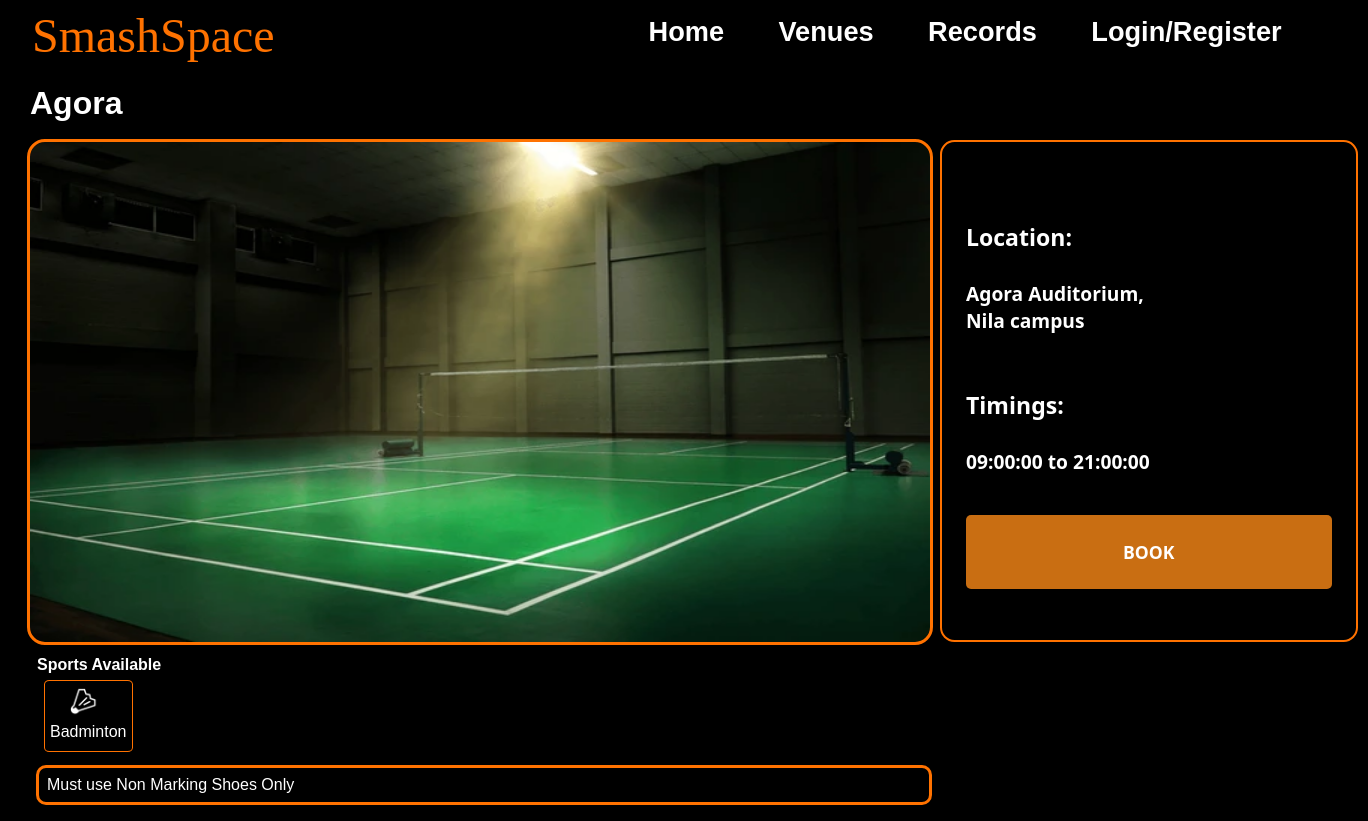
/venues/Agora, run on the app's committed database.
### models.py (models this page shows, shortened)
class Venue(db.Model):
    VenueID = db.Column(db.Integer, primary_key=True, autoincrement = True)
    VenueName = db.Column(db.String(100), nullable=False)
    VenueAddress = db.Column(db.String(500), nullable=False)
    VenueImageURL = db.Column(db.String(200))
    FirstSlot = db.Column(db.Time, nullable = False)
    LastSlot = db.Column(db.Time, nullable = False)
    Sports = db.relationship('Sport', secondary='venue_sport', backref= db.backref('venues', lazy='dynamic'))
    VenueBlog = db.Column(db.String(2000))

class Sport(db.Model):
    SportID = db.Column(db.Integer, primary_key=True, autoincrement=True)
    SportName = db.Column(db.String(100), nullable=False, unique=True)
    SportImageURL= db.Column(db.String(200))

### app.py (the view)
@app.route("/venues/<venuename>", methods=['GET', 'POST'])
def booking_page(venuename):
    venue = Venue.query.filter_by(VenueName=venuename).first()
    if request.method == "POST":
        if current_user.is_authenticated:
            return redirect(url_for("book_venue",venuename=venuename))
        else:
            flash("You have not Logged In","error")
            return redirect(url_for("userlogin"))
    return render_template("Booking_page.html", venue=venue ,messages=get_flashed_messages(), avail_sports=venue.Sports)

### templates/Booking_page.html (shortened to what this page needs)
{% extends 'Base.html' %}
{% block css %}
<link rel="stylesheet" href="/static/css/booking_page.css">
{% endblock %}
{% block content %}
<div style="width:fit-content;">
    <div style="display: flex; width:97vw; justify-content: space-between;">
        <div>
            <h1 class="venue">{{ venue.VenueName }}</h1>
            <img class = "venicon" src="{{ venue.VenueImageURL }}">
        </div>
        <div  id= "buxa" style="margin-top: 65px;margin-right: 210px;">
            <p class="location"><span style="font-weight: 600; font-size: larger;"> Location: </span><br><br>  {{ venue.VenueAddress }}</p>
            <p class="timings"><span style="font-weight: 600;font-size: larger;"> Timings: </span><br><br>  {{ venue.FirstSlot }} to {{ venue.LastSlot }}</p>
            <form action="/venues/{{venue.VenueName}}" method="post">
                <input class="button" type="submit" value="BOOK">
            </form>
        </div>
    </div>
    <h4 style="margin-left: 17px;">Sports Available</h4>
    {% for i in avail_sports %}
    <div class="sportcontainer">
       <img class = "icon" src="{{ i.SportImageURL }}">
       <p class="eachsport" style="padding-bottom: 5px;">{{ i.SportName }}</p>
    </div>
    {% endfor %}
    <div class="blog">
        <p>{{ venue.VenueBlog }}</p>
    </div>
</div>
{% endblock %}

### templates/Base.html (shortened to what this page needs)
<!DOCTYPE html>
<html lang="en">
<head>
    <link rel="stylesheet" href="{{ url_for("static", filename="css/base.css") }}">
    {% block css %}{% endblock %}
</head>
<body>
    <div class="content-wrapper">
        <div id="main">
            <div id="navbar">
                <a id="logo" href="/home">SmashSpace</a>
                <div id="menu">
                    <a href="/home">Home</a>
                    <a href="/venues">Venues</a>
                    <a href="/records">Records</a>
                    {% if current_user.is_authenticated %}
                    <a href="/logout">Logout</a>
                    {% else %}
                    <a href="/">Login/Register</a>
                    {% endif %}
                </div>
            </div>
        </div>
    </div>
    {% block content %}{% endblock %}
</body>
</html>

### static/css/base.css (style rules this page uses)
* { margin: 0; padding: 0; text-decoration: none; box-sizing: border-box; transition: all 0.5s; }
body { background-color: black; max-width: 1000px; margin: 0 auto; }
#navbar { position: fixed; top: 0; left: 0; right:0; background-color: rgba(0, 0, 0, 0.8); height: 4em; display: flex; align-items: center; justify-content: space-between; padding: 0 2em; z-index: 1000; }
#logo { color: #ff7200; font-size: 3em; font-family: fantasy; margin-top: 0.14em; }
#menu { display: flex; }
#menu a, .dropmenu a { margin-right: 2em; font-size: 1.7em; color: #fff; font-family: 'Franklin Gothic Medium', 'Arial Narrow', Arial, sans-serif; font-weight: 550; transition: color 0.3s ease-in-out; }

### static/css/booking_page.css (style rules this page uses)
body { font-family: Arial; background-color: black; margin: 0; padding-top: 75px; margin-left: 20px; overflow-x: hidden; color: white; }
.button { display: inline-block; padding: 25px 157px; margin-top: 40px; background-color: #c96e12; color: #fff; border: none; border-radius: 5px; text-align: center; text-decoration: none; transition: background-color 0.2s ease; font-size: 1.1em; font-weight: bold; font-family: 'Segoe UI', Tahoma, Geneva, Verdana, sans-serif; }
.icon { width: 30px; height: 30px; display: block; align-items: center; margin-left: 25%; }
.venicon { width: 900px; height: 500px; margin: 10px; outline: 3px solid #ff7200; border-radius: 15px; }
.eachsport { display: inline-block; align-items: top; margin-top: 7px; }
.venue { margin: 10px; }
.location,.timings,.book-button { margin-left: 0; margin-right: 150px; font-size: larger; }
.sportcontainer { display: inline-block; padding: 5px; background-color: #000; height: 70px; outline: 1px solid #ff7200; margin: 7px; border-radius: 5%; color: #fff; margin-left: 25px; }
.location,.timings { margin-top: 55px; }
.blog { margin-left: 19px; margin-top: 10px; outline: 3px solid #ff7200; border-radius:7px; padding: 8px; height:auto; width: 890px; margin-bottom: 30px; }
#buxa { color: #fff; padding: 1.5em; border-radius: 0.9em; background-color: #000; width: auto; font-family:'Segoe UI', Tahoma, Geneva, Verdana, sans-serif; font-weight: bold; border: 2px solid #ff7200; height: 502px; }

### data on the page
Venue: VenueName "Agora", VenueImageURL (picture), VenueAddress "Agora Auditorium, Nila campus", FirstSlot "09:00:00", LastSlot "21:00:00", VenueBlog "Must use Non Marking Shoes Only"
Sport: SportImageURL (picture), SportName "Badminton"
